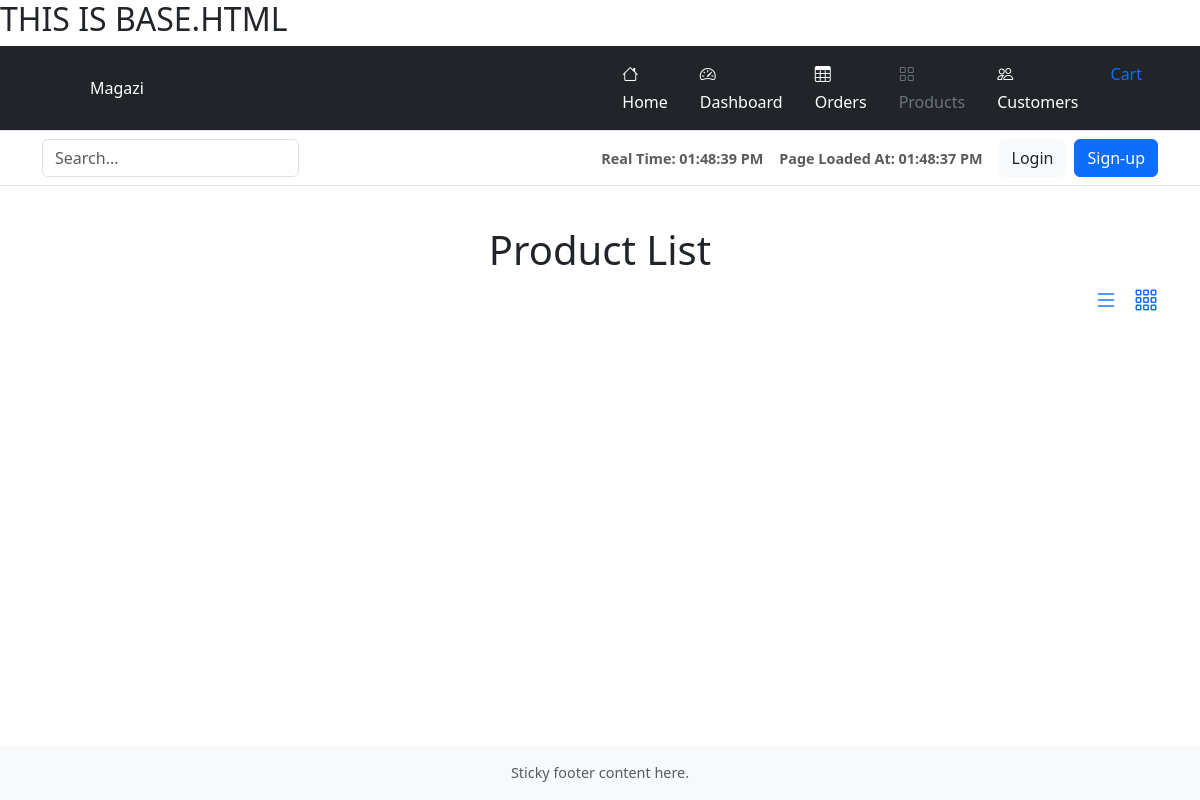
Before: /products/ with the older database file.
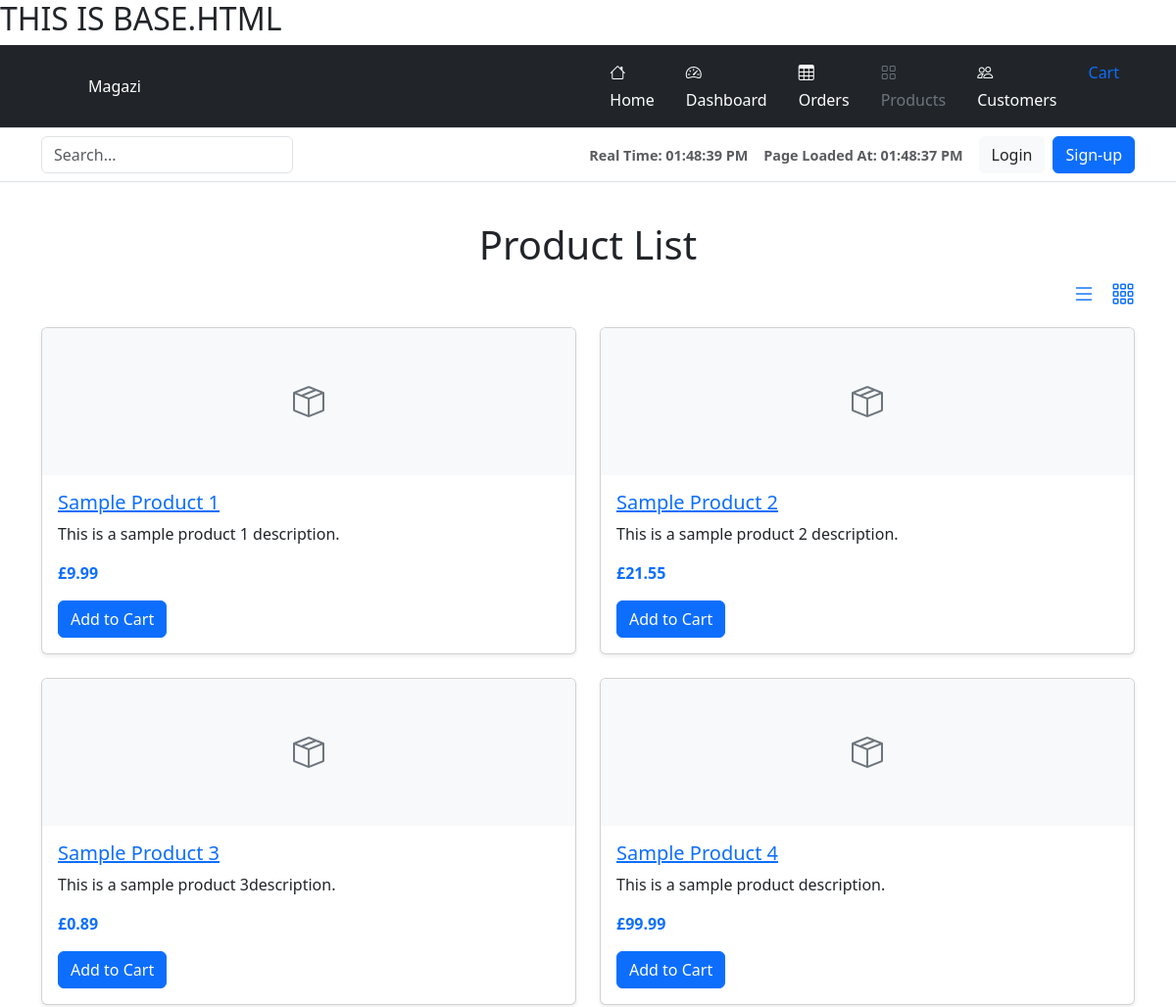
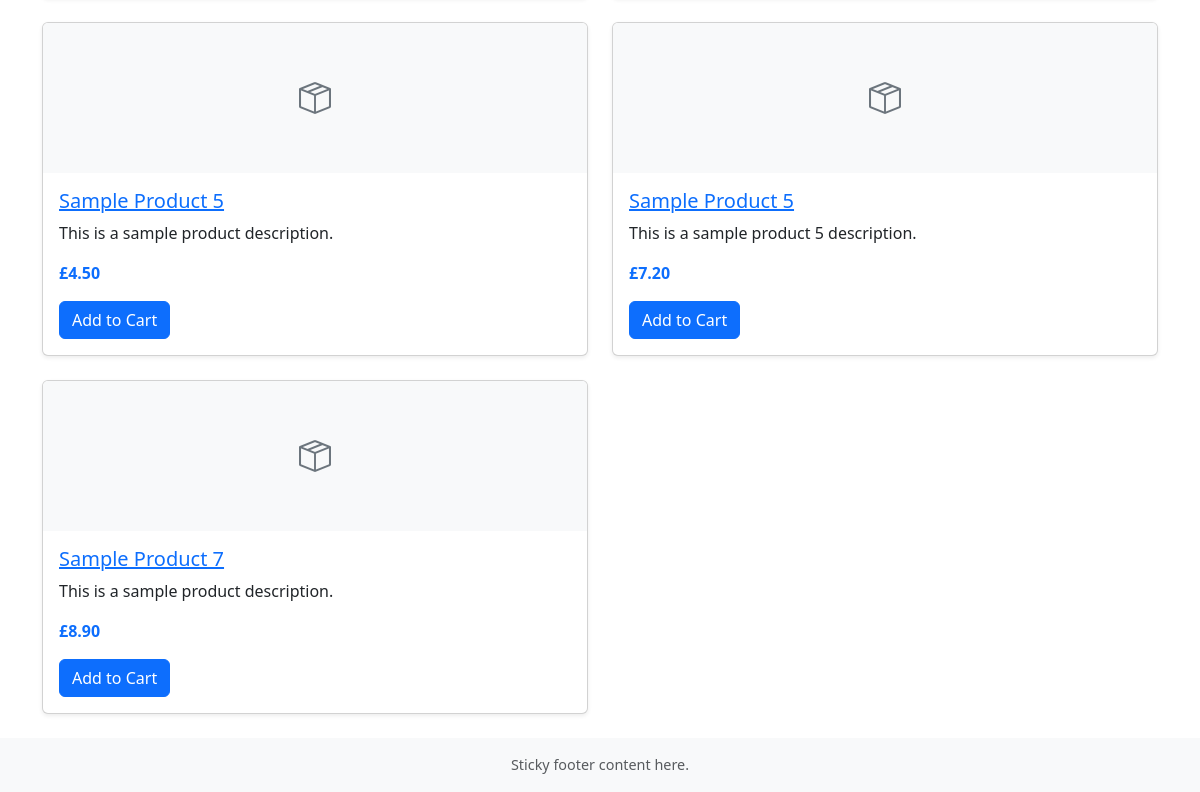
After: the same page with the newer database file (2 pictures, top to bottom).
### products/models.py (models this page shows, shortened)
class Product(models.Model):
    name = models.CharField(max_length=255)
    description = models.TextField()
    price = models.DecimalField(max_digits=10, decimal_places=2)
    image = models.ImageField(upload_to='product_images/', null=True, blank=True)
    stock = models.PositiveIntegerField(default=0)  # Adăugăm stocul
    created_at = models.DateTimeField(auto_now_add=True)
    updated_at = models.DateTimeField(auto_now=True)

### products/views.py (the view)
# urls.py: path('', views.product_list, name='product_list'),
def product_list(request):
    products = Product.objects.all()  # Retrieve all products from the database
    return render(request, 'products/product_list.html', {'products': products})

### cart/context.py (called while the page is built)
def cart_summary(request):
    cart = request.session.get('cart', {})
    total = sum(
        get_object_or_404(Product, pk=item_id).price * quantity
        for item_id, quantity in cart.items()
    )
    return {'cart_total': total}

### products/templates/products/product_list.html (shortened to what this page needs)
{% extends "base.html" %}
{% load static %}
{% block extracss %}
    <link href="{% static 'css/products.css' %}" rel="stylesheet">
{% endblock %}
{% block content %}
<div class="container my-4">
    <h1 class="text-center">Product List</h1>
    <div class="d-flex justify-content-end mb-3">
        <a id="toggle-list" href="#" class="me-3" title="List View">
            <i class="bi bi-list" style="font-size: 1.5rem; color: #0d6efd;"></i>
        </a>
        <a id="toggle-grid" href="#" title="Grid View">
            <i class="bi bi-grid-3x3-gap" style="font-size: 1.5rem; color: #0d6efd;"></i>
        </a>
    </div>
    <div id="product-container" class="row row-cols-1 row-cols-md-2 g-4">
        {% for product in products %}
            <div class="col">
                <div class="card h-100 shadow-sm">
                    {% if product.image %}
                        <img src="{{ product.image.url }}" class="card-img-top" alt="{{ product.name }}">
                    {% else %}
                        <div class="card-img-top d-flex justify-content-center align-items-center bg-light" style="height: 150px;">
                            <i class="bi bi-box-seam" style="font-size: 2rem; color: #6c757d;"></i>
                        </div>
                    {% endif %}
                    <div class="card-body">
                        <h5 class="card-title">
                            <a href="{% url 'product_detail' product.id %}">{{ product.name }}</a>
                        </h5>
                        <p class="card-text">{{ product.description|truncatechars:100 }}</p>
                        <p class="card-text text-primary fw-bold">£{{ product.price }}</p>
                        <a href="{% url 'cart:add_to_cart' product.id %}" class="btn btn-primary">Add to Cart</a>
                    </div>
                </div>
            </div>
        {% endfor %}
    </div>
</div>
{% endblock %}

### templates/base.html (shortened to what this page needs)
{% load static %}
<!doctype html>
<html lang="en">
  <head>
    {% block corecss %}
        <link href="https://cdn.jsdelivr.net/npm/bootstrap-icons/font/bootstrap-icons.css" rel="stylesheet">
        <link href="https://cdn.jsdelivr.net/npm/bootstrap@5.3.3/dist/css/bootstrap.min.css" rel="stylesheet">
        <link href="{% static 'css/base_style.css' %}" rel="stylesheet">
    {% endblock %}
    {% block extracss %}
    {% endblock %}
  </head>
  <body>
    <h2>THIS IS BASE.HTML</h2>
    {% block page_header %}
      <header>
          <div class="px-3 py-2 text-bg-dark border-bottom">
              <div class="container">
                  <div class="d-flex flex-wrap align-items-center justify-content-center justify-content-lg-start">
                      <a href="/" class="d-flex align-items-center my-2 my-lg-0 me-lg-auto text-white text-decoration-none">
                          <svg class="bi me-2" width="40" height="32" role="img" aria-label="Bootstrap"><use xlink:href="#bootstrap"></use></svg>
                          Magazi
                      </a>
                      <ul class="nav col-12 col-lg-auto my-2 justify-content-center my-md-0 text-small">
                        <li>
                            <a href="/" class="{% if request.path == '/' %}text-secondary{% else %}text-white{% endif %} nav-link">
                                <i class="bi bi-house d-block mx-auto mb-1"></i>
                                Home
                            </a>
                        </li>
                        <li>
                            <a href="/dashboard/" class="{% if request.path == '/dashboard/' %}text-secondary{% else %}text-white{% endif %} nav-link">
                                <i class="bi bi-speedometer2 d-block mx-auto mb-1"></i>
                                Dashboard
                            </a>
                        </li>
                        <li>
                            <a href="/orders/" class="{% if request.path == '/orders/' %}text-secondary{% else %}text-white{% endif %} nav-link">
                                <i class="bi bi-table d-block mx-auto mb-1"></i>
                                Orders
                            </a>
                        </li>
                        <li>
                            <a href="/products/" class="{% if request.path == '/products/' %}text-secondary{% else %}text-white{% endif %} nav-link">
                                <i class="bi bi-grid d-block mx-auto mb-1"></i>
                                Products
                            </a>
                        </li>
                        <li>
                            <a href="/customers/" class="{% if request.path == '/customers/' %}text-secondary{% else %}text-white{% endif %} nav-link">
                                <i class="bi bi-people d-block mx-auto mb-1"></i>
                                Customers
                            </a>
                        </li>
                        <li class="nav-item">
                            <a class="nav-link" href="{% url 'cart:view_cart' %}">
                                {% if cart_total %}
                                    £{{ cart_total }}
                                {% else %}
                                    Cart
                                {% endif %}
                            </a>
                        </li>
                    </ul>
                  </div>
              </div>
          </div>
          <div class="px-3 py-2 border-bottom mb-3">
              <div class="container d-flex flex-wrap justify-content-center">
                  <form class="col-12 col-lg-auto mb-2 mb-lg-0 me-lg-auto" role="search">
                      <input type="search" class="form-control" placeholder="Search..." aria-label="Search">
                  </form>
                    <div class="text-end d-flex align-items-center">
                        <div id="real-time" class="me-3 text-muted small">
                            Real Time: <span id="real-time-display">Loading...</span>
                        </div>
                        <div id="page-load-time" class="me-3 text-muted small">
                            Page Loaded At: <span id="page-load-time-display">Loading...</span>
                        </div>
                        {% if user.is_authenticated %}
                            <a href="/accounts/logout/" class="btn btn-light text-dark me-2">Logout</a>
                        {% else %}
                            <a href="/accounts/login/" class="btn btn-light text-dark me-2">Login</a>
                            <a href="/accounts/signup/" class="btn btn-primary">Sign-up</a>
                        {% endif %}
                    </div>
                </div>
              </div>
      </header>
    {% endblock %}
    {% block content %}
    {% endblock %}
    <footer class="footer mt-auto py-3 bg-light">
        <div class="container">
            <span class="text-muted">Sticky footer content here.</span>
        </div>
    </footer>
  </body>
</html>

### static/css/base_style.css (style rules this page uses)
html, body { min-height: 100vh; margin: 0; display: flex; flex-direction: column; }
footer { margin-top: auto; background-color: #f8f9fa; padding: 1rem 0; text-align: center; font-size: 0.9rem; color: #6c757d; }
#real-time, #page-load-time { font-size: 0.9rem; font-weight: bold; color: #6c757d; }

Changed rows visible on the page:
added Product: name "Sample Product 1", description "This is a sample product 1 description.", price "9.99"
added Product: name "Sample Product 2", description "This is a sample product 2 description.", price "21.55"
added Product: name "Sample Product 3", description "This is a sample product 3description.", price "0.89"
added Product: name "Sample Product 4", description "This is a sample product description.", price "99.99"
added Product: name "Sample Product 5", description "This is a sample product description.", price "4.50"
added Product: name "Sample Product 5", description "This is a sample product 5 description.", price "7.20"
added Product: name "Sample Product 7", description "This is a sample product description.", price "8.90"
